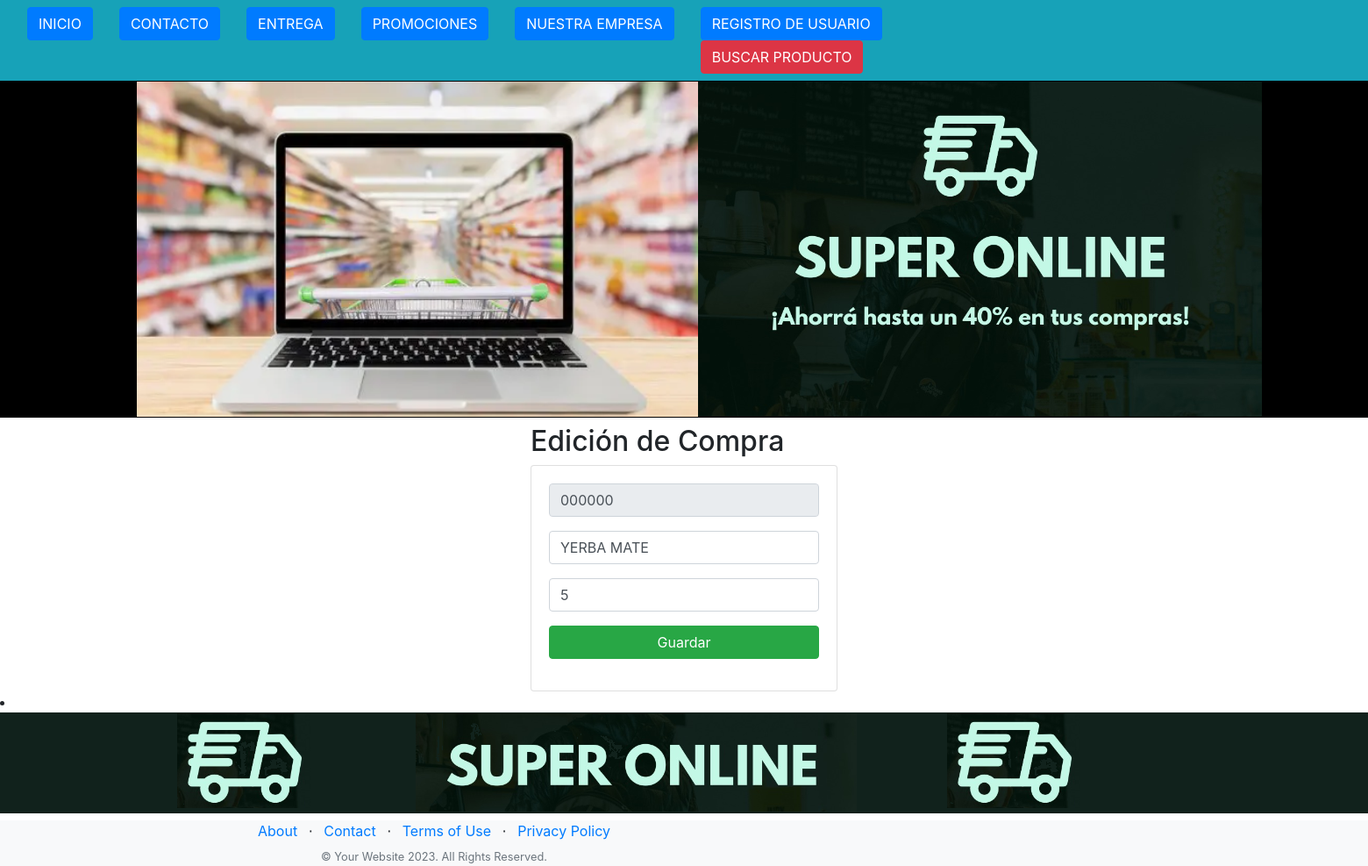
The page /edicionCompra/000000 on the database its author committed.
### Aplicaciones/models.py (models this page shows, shortened)
class Compra(models.Model):
    codigo = models.CharField(primary_key=True, max_length=6)  #Debo inluir el random para generar el código de manera aleatoria.
    nombre = models.CharField(max_length=50)
    cantidad = models.PositiveSmallIntegerField() #Cantidad de Productos a comprar.

### Aplicaciones/views.py (the view)
# urls.py: path('edicionCompra/<codigo>', views.edicionCompra),
def edicionCompra(request, codigo):
    compra = Compra.objects.get(codigo=codigo)
    return render(request, "edicionCompra.html", {"compra": compra})

### Aplicaciones/templates/edicionCompra.html (shortened to what this page needs)
{% extends "./base.html" %}
{% block body %}
<div class="row">
    <div class="col-md-4 offset-md-4">
        <h2>Edición de Compra</h2>
        <div class="card">
            <div class="card-body">
                <form action="/editarCompra/" method="POST">{% csrf_token %}
                    <div class="form-group">
                        <input type="text" id="txtCodigo" name="txtCodigo" value="{{compra.codigo}}" class="form-control" placeholder="Código"
                            minlength="6" maxlength="6" readonly required>
                    </div>
                    <div class="form-group">
                        <input type="text" id="txtNombre" name="txtNombre" value="{{compra.nombre}}" class="form-control" placeholder="Nombre"
                            maxlength="50" required>
                    </div>
                    <div class="form-group">
                        <input type="text" id="numCantidad" name="numCantidad" value="{{compra.cantidad}}" class="form-control" min="1" max="9"
                        placeholder="Cantidad" required>
                    </div>
                    <div class="form-group">
                        <button type="submit" class="btn btn-success btn-block text-white">Guardar</button>
                    </div>
                </form>
            </div>
        </div>
    </div>
</div>
{% endblock %}

### rows shown on the page
Compra: txtCodigo "000000", txtNombre "YERBA MATE", numCantidad "5"
